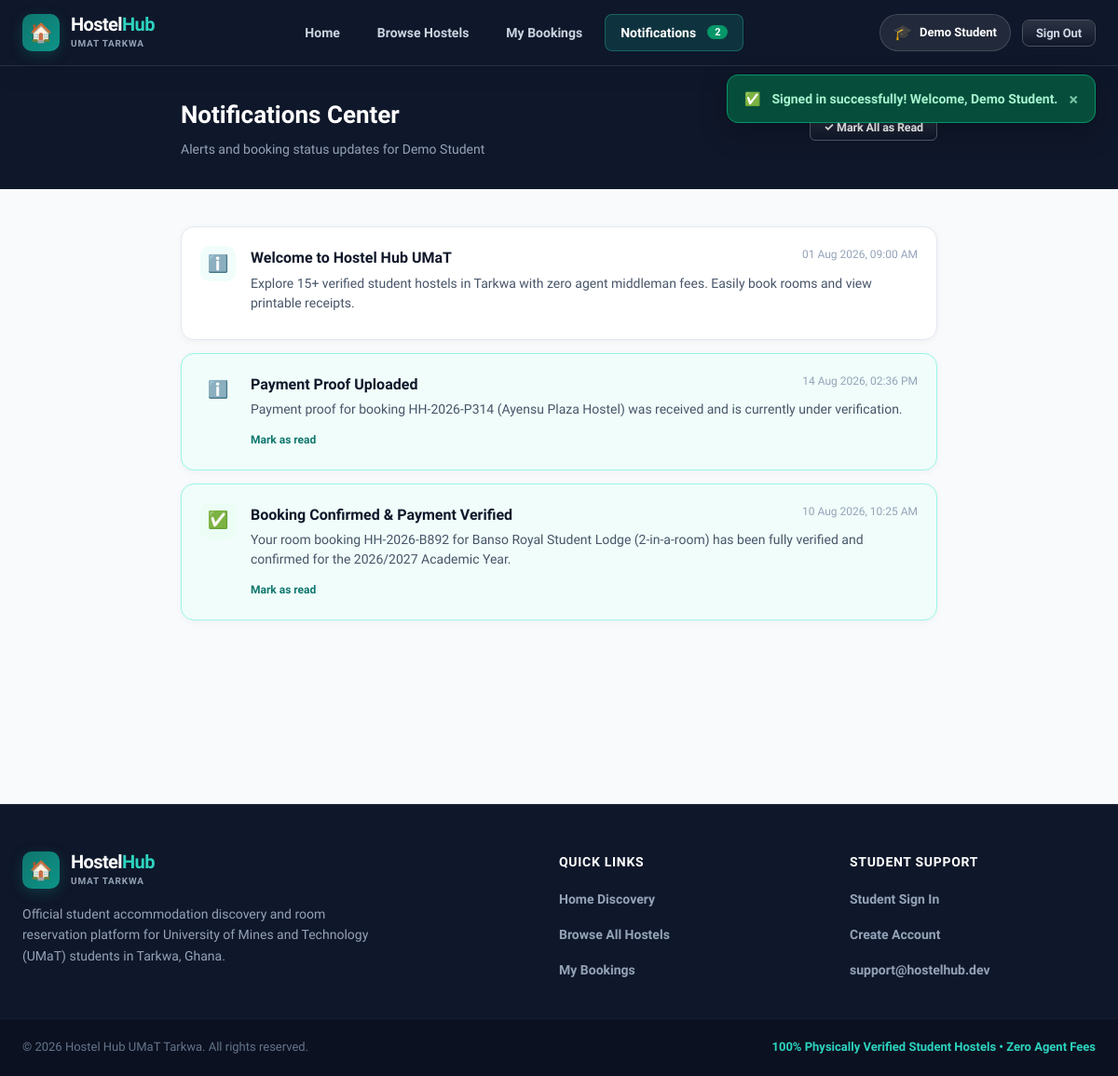
Screenshot of /notifications.php (signed in) with the database file from the repository.
### tables this page shows
CREATE TABLE `students` (
  `id` INT AUTO_INCREMENT PRIMARY KEY,
  `name` VARCHAR(100) NOT NULL,
  `email` VARCHAR(120) NOT NULL UNIQUE,
  `password_hash` VARCHAR(255) NOT NULL,
  `phone` VARCHAR(30) NOT NULL,
  `student_index` VARCHAR(50) DEFAULT '',
  `institution` VARCHAR(120) DEFAULT 'University of Mines and Technology (UMaT)',
  `faculty` VARCHAR(100) DEFAULT 'Faculty of Engineering',
  `department` VARCHAR(100) DEFAULT 'Mining Engineering',
  `level` VARCHAR(50) DEFAULT 'Level 300',
  `created_at` DATETIME DEFAULT CURRENT_TIMESTAMP
);

CREATE TABLE `notifications` (
  `id` INT AUTO_INCREMENT PRIMARY KEY,
  `student_id` INT NOT NULL,
  `title` VARCHAR(150) NOT NULL,
  `message` TEXT NOT NULL,
  `type` VARCHAR(50) DEFAULT 'info',
  `is_read` TINYINT(1) DEFAULT 0,
  `created_at` DATETIME DEFAULT CURRENT_TIMESTAMP,
  FOREIGN KEY (`student_id`) REFERENCES `students`(`id`) ON DELETE CASCADE
);

### includes/auth.php (called while the page is built, shortened)
<?php
function get_logged_in_student() {
    $db = getDB();
    $stmt = $db->prepare("SELECT id, name, email, phone, student_index, institution, faculty, department, level, created_at FROM students WHERE id = :id");
    $stmt->execute([':id' => $_SESSION['student_id']]);
    return $stmt->fetch() ?: null;
}
function get_flashes() {
    $flashes = [];
    foreach (['success', 'error', 'info', 'warning'] as $t) {
        if (isset($_SESSION['flash_' . $t])) {
            $flashes[$t] = $_SESSION['flash_' . $t];
        }
    }
    return $flashes;
}

### includes/functions.php (called while the page is built, shortened)
<?php
function sanitize($data) {
    return htmlspecialchars(trim((string)$data), ENT_QUOTES, 'UTF-8');
}
function get_unread_notifications_count($student_id) {
    $db = getDB();
    $stmt = $db->prepare("SELECT COUNT(*) AS cnt FROM notifications WHERE student_id = :sid AND is_read = 0");
    $stmt->execute([':sid' => $student_id]);
    $res = $stmt->fetch();
    return (int)($res['cnt'] ?? 0);
}

### notifications.php (the view, shortened to what this page needs)
<?php
$active_page = 'notifications';
require_once __DIR__ . '/includes/header.php';
require_once __DIR__ . '/includes/navbar.php';
$student = get_logged_in_student();
$db = getDB();
$stmt = $db->prepare("SELECT * FROM notifications WHERE student_id = :sid ORDER BY id DESC");
$stmt->execute([':sid' => $student['id']]);
$notifications = $stmt->fetchAll();
?>
<div style="background: #0F172A; color: #FFFFFF; padding: 32px 0;">
  <div class="container" style="max-width: 860px; margin: 0 auto; padding: 0 24px; display: flex; justify-content: space-between; align-items: center; flex-wrap: wrap; gap: 12px;">
    <div>
      <h1 style="font-size: 26px; font-weight: 900;">Notifications Center</h1>
      <p style="color: #94A3B8; font-size: 14px; margin-top: 4px;">Alerts and booking status updates for <?= sanitize($student['name']) ?></p>
    </div>
    <?php if (!empty($notifications)): ?>
      <a href="<?= BASE_URL ?>notifications.php?action=read_all" class="btn btn-outline btn-sm" style="color: #FFF; border-color: rgba(255,255,255,0.3);">
        ✓ Mark All as Read
      </a>
    <?php endif; ?>
  </div>
</div>
<main style="padding: 40px 0; background: #F8FAFC; min-height: 75vh;">
  <div class="container" style="max-width: 860px; margin: 0 auto; padding: 0 24px;">
    <?php if (empty($notifications)): ?>
      <div style="text-align: center; padding: 64px 20px; background: #FFFFFF; border: 1px dashed #CBD5E1; border-radius: 16px;">
        <div style="font-size: 48px; margin-bottom: 12px;">🔔</div>
        <h3 style="font-size: 20px; font-weight: 800; color: #0F172A; margin-bottom: 8px;">No Notifications Yet</h3>
        <p style="color: #64748B; font-size: 14px;">Updates regarding your room bookings and payment verifications will appear here.</p>
      </div>
    <?php else: ?>
      <div style="display: flex; flex-direction: column; gap: 14px;">
        <?php foreach ($notifications as $n):
          $typeBg = $n['type'] === 'success' ? '#ECFDF5' : ($n['type'] === 'warning' ? '#FEF3C7' : '#F0FDFA');
          $typeIcon = $n['type'] === 'success' ? '✅' : ($n['type'] === 'warning' ? '⚠️' : 'ℹ️');
        ?>
          <div style="background: <?= $n['is_read'] ? '#FFFFFF' : '#F0FDFA' ?>; border: 1px solid <?= $n['is_read'] ? '#E2E8F0' : '#99F6E4' ?>; border-radius: 14px; padding: 20px; box-shadow: 0 2px 8px rgba(15,23,42,0.04); display: flex; gap: 16px; align-items: flex-start; transition: background 0.2s;">
            <div style="width: 38px; height: 38px; background: <?= $typeBg ?>; border-radius: 10px; display: grid; place-items: center; font-size: 18px; flex: 0 0 auto;">
              <?= $typeIcon ?>
            </div>
            <div style="flex: 1 1 auto;">
              <div style="display: flex; justify-content: space-between; align-items: flex-start; gap: 12px; margin-bottom: 4px;">
                <h3 style="font-size: 16px; font-weight: 800; color: #0F172A;"><?= sanitize($n['title']) ?></h3>
                <span style="font-size: 12px; color: #94A3B8; white-space: nowrap;"><?= date('d M Y, h:i A', strtotime($n['created_at'])) ?></span>
              </div>
              <p style="font-size: 14px; color: #475569; line-height: 1.5; margin-bottom: 8px;"><?= sanitize($n['message']) ?></p>
              <?php if (!$n['is_read']): ?>
                <a href="<?= BASE_URL ?>notifications.php?read=<?= $n['id'] ?>" style="font-size: 12px; font-weight: 700; color: #0F766E; text-decoration: none;">
                  Mark as read
                </a>
              <?php endif; ?>
            </div>
          </div>
        <?php endforeach; ?>
      </div>
    <?php endif; ?>
  </div>
</main>
<?php require_once __DIR__ . '/includes/footer.php'; ?>

### includes/header.php (shortened to what this page needs)
<?php
require_once __DIR__ . '/auth.php';
require_once __DIR__ . '/functions.php';
$cssFilePath = __DIR__ . '/../assets/css/styles.css';
$cssVersion  = file_exists($cssFilePath) ? filemtime($cssFilePath) : time();
?>
<!DOCTYPE html>
<html lang="en">
<head>
  <link rel="stylesheet" href="<?= BASE_URL ?>assets/css/styles.css?v=<?= $cssVersion ?>">
</head>
<body data-base-url="<?= BASE_URL ?>">

### includes/navbar.php (shortened to what this page needs)
<?php
require_once __DIR__ . '/auth.php';
require_once __DIR__ . '/functions.php';
$student = get_logged_in_student();
$unread = $student ? get_unread_notifications_count($student['id']) : 0;
$activePage = $active_page ?? 'home';
?>
<header class="app-header">
  <div class="header-inner container">
    <a href="<?= BASE_URL ?>index.php" class="brand">
      <div class="brand-icon">🏠</div>
      <div class="brand-text">
        <span class="brand-title">Hostel<span class="brand-accent">Hub</span></span>
        <span class="brand-subtitle">UMaT Tarkwa</span>
      </div>
    </a>
    <nav class="nav-links">
      <a href="<?= BASE_URL ?>index.php" class="nav-link <?= $activePage === 'home' ? 'active' : '' ?>">
        <span>Home</span>
      </a>
      <a href="<?= BASE_URL ?>hostels.php" class="nav-link <?= $activePage === 'hostels' ? 'active' : '' ?>">
        <span>Browse Hostels</span>
      </a>
      <?php if ($student): ?>
        <a href="<?= BASE_URL ?>bookings.php" class="nav-link <?= $activePage === 'bookings' ? 'active' : '' ?>">
          <span>My Bookings</span>
        </a>
        <a href="<?= BASE_URL ?>notifications.php" class="nav-link <?= $activePage === 'notifications' ? 'active' : '' ?>">
          <span>Notifications</span>
          <?php if ($unread > 0): ?>
            <span class="nav-badge"><?= $unread ?></span>
          <?php endif; ?>
        </a>
      <?php endif; ?>
    </nav>
    <div class="header-actions">
      <?php if ($student): ?>
        <div class="user-menu">
          <a href="<?= BASE_URL ?>profile.php" class="user-pill" title="View Student Profile">
            <span class="user-avatar">🎓</span>
            <span class="user-name"><?= sanitize($student['name']) ?></span>
          </a>
          <a href="<?= BASE_URL ?>logout.php" class="btn btn-outline btn-sm btn-logout">Sign Out</a>
        </div>
      <?php else: ?>
        <a href="<?= BASE_URL ?>login.php" class="btn btn-ghost">Sign In</a>
        <a href="<?= BASE_URL ?>register.php" class="btn btn-primary">Create Account</a>
      <?php endif; ?>
    </div>
  </div>
</header>

### includes/footer.php (shortened to what this page needs)
<?php
require_once __DIR__ . '/auth.php';
$flashes = get_flashes();
?>
  <?php if (!empty($flashes)): ?>
    <div class="flash-container">
      <?php foreach ($flashes as $type => $msg): ?>
        <div class="flash-toast flash-<?= sanitize($type) ?> animate-fadeIn">
          <span class="flash-icon"><?= $type === 'success' ? '✅' : ($type === 'error' ? '❌' : 'ℹ️') ?></span>
          <span class="flash-msg"><?= sanitize($msg) ?></span>
          <button class="flash-close" onclick="this.parentElement.remove()">×</button>
        </div>
      <?php endforeach; ?>
    </div>
  <?php endif; ?>
  <footer class="app-footer">
    <div class="footer-inner container">
      <div class="footer-col brand-col">
        <a href="<?= BASE_URL ?>index.php" class="brand" style="display: inline-flex;">
          <div class="brand-icon">🏠</div>
          <div class="brand-text">
            <span class="brand-title">Hostel<span class="brand-accent">Hub</span></span>
            <span class="brand-subtitle">UMaT Tarkwa</span>
          </div>
        </a>
        <p class="footer-desc">
          Official student accommodation discovery and room reservation platform for University of Mines and Technology (UMaT) students in Tarkwa, Ghana.
        </p>
      </div>
      <div class="footer-col">
        <h4 class="footer-heading">Quick Links</h4>
        <ul class="footer-links">
          <li><a href="<?= BASE_URL ?>index.php">Home Discovery</a></li>
          <li><a href="<?= BASE_URL ?>hostels.php">Browse All Hostels</a></li>
          <li><a href="<?= BASE_URL ?>bookings.php">My Bookings</a></li>
        </ul>
      </div>
      <div class="footer-col">
        <h4 class="footer-heading">Student Support</h4>
        <ul class="footer-links">
          <li><a href="<?= BASE_URL ?>login.php">Student Sign In</a></li>
          <li><a href="<?= BASE_URL ?>register.php">Create Account</a></li>
          <li><a href="mailto:support@hostelhub.dev">support@hostelhub.dev</a></li>
        </ul>
      </div>
    </div>
    <div class="footer-bottom">
      <div class="container footer-bottom-inner">
        <p>© <?= date('Y') ?> Hostel Hub UMaT Tarkwa. All rights reserved.</p>
        <p class="footer-tagline">100% Physically Verified Student Hostels • Zero Agent Fees</p>
      </div>
    </div>
  </footer>
</body>
</html>

### rows the page displays
students: name "Demo Student"
notifications: type "ℹ️", title "Welcome to Hostel Hub UMaT", created_at "01 Aug 2026, 09:00 AM", message "Explore 15+ verified student hostels in Tarkwa with zero agent middleman fees. Easily book rooms and view printable receipts."
notifications: type "ℹ️", title "Payment Proof Uploaded", created_at "14 Aug 2026, 02:36 PM", message "Payment proof for booking HH-2026-P314 (Ayensu Plaza Hostel) was received and is currently under verification."
notifications: type "✅", title "Booking Confirmed & Payment Verified", created_at "10 Aug 2026, 10:25 AM", message "Your room booking HH-2026-B892 for Banso Royal Student Lodge (2-in-a-room) has been fully verified and confirmed for the 2026/2027 Academic Year."

### other values shown
$unread "2"
$msg "Signed in successfully! Welcome, Demo Student."
